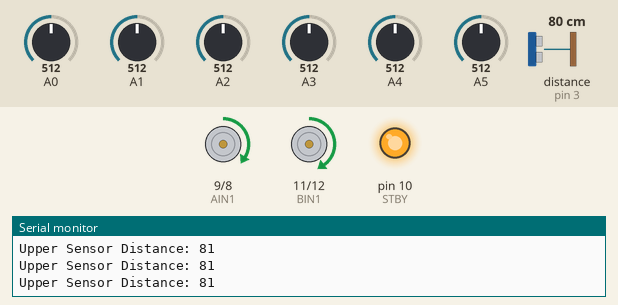
A sketch run on a simulated Arduino Mega 2560, built with avr-gcc and run on an emulated ATmega2560. On the bench: motor-driver pin pairs drawn as motors (green arrow = first pin HIGH = forward, orange = second pin HIGH = backward, longer = more drive, scaled by the enable pin, stopped while the standby pin is LOW), output pins drawn as LEDs (lit = HIGH), the last lines printed to the serial monitor. The test bench sets the inputs (shaded band); at power-on: A0 = 512, A1 = 512, A4 = 512, A2 = 512, distance to the obstacle (sensor on pin 3) 80 cm, A3 = 512, A5 = 512. The echo pulse lasts 58.3 µs per cm.

Above: at 8.4 s.
8.5 s: A0 set to 716
At 9.0 s:
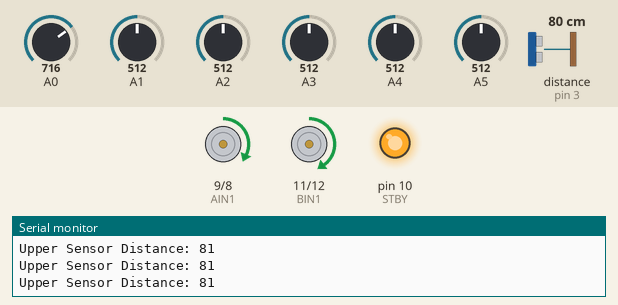
10.1 s: A1 set to 716
At 11.4 s:
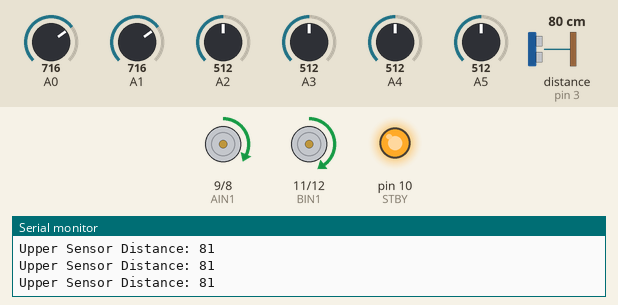
11.7 s: A4 set to 716
At 12.9 s:
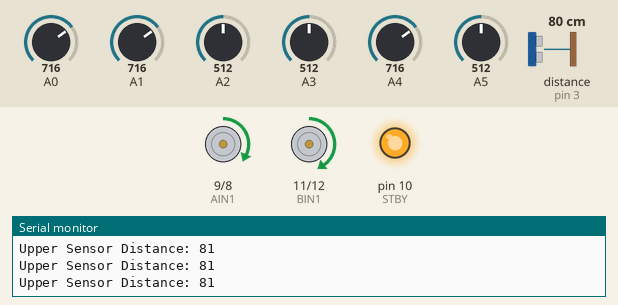
13.3 s: A2 set to 90
At 14.3 s:
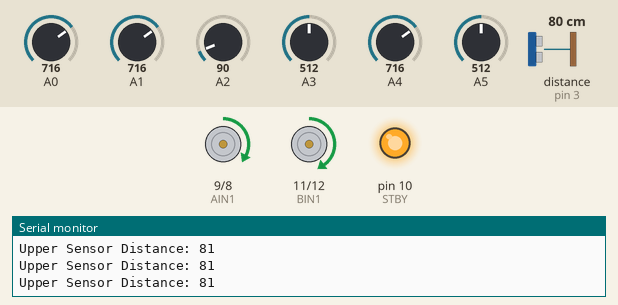
14.9 s: distance to the obstacle (sensor on pin 3) set to 22 cm
17.9 s: distance to the obstacle (sensor on pin 3) set to 18 cm
At 19.0 s:
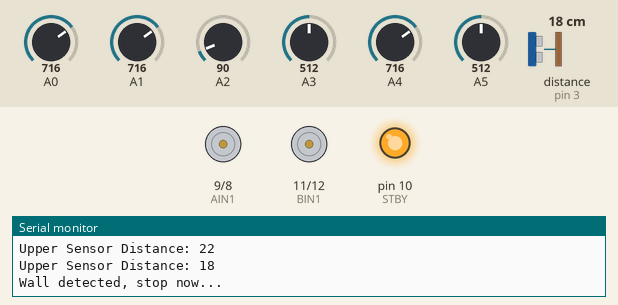
Timing chart, 0 to 20.5 s (numbered marks = the images above; inputs shaded):
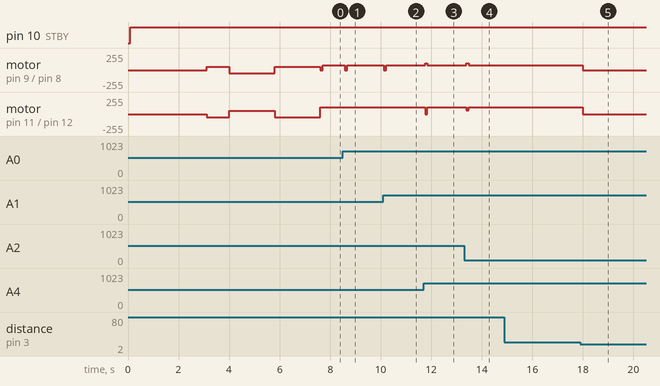

The sketch:

testNov4OneSonar.ino
```cpp
/*****************************************************************************
 * OCAD University DF Creation and Computation GOLF project 2015
 *
 * This code is made for Line Following Robot to deliver a ping pong ball from
 * one point to the other by following predefined tracks,
 * with the following mechanisms
 * - black line detection with QTR Reflectance Sensor Array
 * - robot movement with two strong DC motors
 * - obstacle detection with two ultrasonic sensors
 * - front arms rotation with two servo motors
 *
 * Last edited by Davidson Minsheng Zheng on November 3rd, 2015
 *********************************************************************/

#include <QTRSensors.h>
#include <NewPing.h>
#include <Servo.h>

// The PID control algorithm is based on the Advanced Line Following Algorithm with 3pi robot,
// please refer to https://www.pololu.com/docs/0J21/7.c for original code.

// The main loop of the example reads the calibrated sensor values and uses them to
// estimate the position of a line.  You can test this by taping a piece of 3/4" black
// electrical tape to a piece of white paper and sliding the sensor across it.  It
// prints the sensor values to the serial monitor as numbers from 0 (maximum reflectance)
// to 1000 (minimum reflectance) followed by the estimated location of the line as a number
// from 0 to 5000.  1000 means the line is directly under sensor 1, 2000 means directly
// under sensor 2, etc.  0 means the line is directly under sensor 0 or was last seen by
// sensor 0 before being lost.  5000 means the line is directly under sensor 5 or was
// last seen by sensor 5 before being lost.

// Use of Shift Register for exending Digital Inputs
// 1. Power Connections
// GND (pin 8) to ground, VDD (pin 16) to 5V
// 2. Connect to Arduino
// Q8 (pin 3) to Ardunio DigitalPin 9 (blue wire), dataPin
// CLOCK (pin 10) to to Ardunio DigitalPin 7 (yellow wire), clockPin
// P/S C (pin 9) to Ardunio DigitalPin 8 (green wire), latchPin

#define DEBUG 0 // if DEBUG is on, only test motor and/or sensors
#define INFO 1 // if INFO is on, print debug info
#define VIS_ENABLED 0

/* For shift register */
//#define latchPin 3
//#define dataPin 4
//#define clockPin 2

/* For distance sensor, INPUT */
#define UPPER_ECHO_PIN 3
#define UPPER_TRIG_PIN 2
//#define LOWER_ECHO_PIN 3
//#define LOWER_TRIG_PIN 3
#define MAX_DISTANCE 80
#define WALL_DISTANCE 20
#define BALL_DISTANCE 10

/* For Servo Arms, OUTPUT */
#define LEFT_SERVO_PIN 7
#define RIGHT_SERVO_PIN 13

/* For motor controll, OUTPUT */
#define STBY 10 //standby

/* motor A connected between A01 and A02 - Left Motor */
#define PWMA 5
#define AIN1 9
#define AIN2 8
/* motor B connected between B01 and B02 - Right Motor */
#define PWMB 6
#define BIN1 11
#define BIN2 12

#define MAX_SPEED 100 // maximum when driving
#define CALI_SPEED 50 // speed when calibrating

/* For PID control */
#define Kp 0.05 // proportional constant
#define Ki 0.0001 // integral constant
#define Kd 1.5 // derivative constant
#define aggrKp 4 // aggressive proportional constant
#define aggrKd 0.2 // aggressive integral constant
#define aggrKi 1 // aggressive derivative constant

/* For QTR sensors, INPUT */
#define NUM_SENSORS 6 // number of sensors used
#define NUM_SAMPLES_PER_SENSOR 4 // average 4 analog samples per sensor reading

int lastError = 0;

/* The core stages for the robot,
 * INIT_NAV_MODE, initial navigation mode for finding the correct direction
 * RELEASE_BALL_MODE, mode for releasing the ping pong ball
 * DRIVE_MODE, mode for 1) line following before the robot encounters the ball,
 * 2) line following the robot grabs the ball, but before it reaches the goal
 */
int INIT_NAV_MODE = 1;
int DRIVE_MODE = 0;
int RELEASE_BALL_MODE = 0;
int BALL_IS_GRABBED = 0;

/* sensors 0 through 5 are connected to analog inputs 0 through 5, respectively */
QTRSensorsAnalog qtra((unsigned char[]) {0, 1, 2, 3, 4, 5},
  NUM_SENSORS, NUM_SAMPLES_PER_SENSOR, QTR_NO_EMITTER_PIN);
unsigned int sensorValues[NUM_SENSORS];

/* Define distance sensor for obstacle detection */
NewPing upperSonar(UPPER_TRIG_PIN, UPPER_ECHO_PIN, MAX_DISTANCE); // for detecting wall
//NewPing lowerSonar(LOWER_ECHO_PIN, LOWER_ECHO_PIN, MAX_DISTANCE); // for detecting ping pong ball
unsigned int upperReading; // distance raw value read from upper sonar
unsigned int lowerReading; // distance raw value read from lower sonar
unsigned int pingSpeed = 50; // How frequently are we going to send out a ping (in milliseconds). 50ms would be 20 times a second.
unsigned long pingTimer;     // Holds the next ping time.

Servo leftArm;
Servo rightArm;

int inByte = 0;         // incoming serial byte

void setup() {
  // Set up shift register
//  pinMode(latchPin, OUTPUT);
//  pinMode(clockPin, OUTPUT);
//  pinMode(dataPin, INPUT);

  // Set up motor controll pins as output
  pinMode(STBY,OUTPUT);
  pinMode(AIN1,OUTPUT);
  pinMode(AIN2,OUTPUT);
  pinMode(PWMA,OUTPUT);
  pinMode(BIN1,OUTPUT);
  pinMode(BIN2,OUTPUT);
  pinMode(PWMB,OUTPUT);

//  leftArm.attach(LEFT_SERVO_PIN);  // Set left servo
//  rightArm.attach(RIGHT_SERVO_PIN);  // Set right servo

  // Set up front arms to release position
//  leftArm.write(180);
//  rightArm.write(90);

  if (VIS_ENABLED) {
    establish_contact();
  }
//  init_calibrate(20, 100);
//  set_motors(0,0); // stop the motor for a second
  Serial.begin(9600);
}

void loop() {
  if (DEBUG) {
    // enable the following functions as needed
//    test_sensor();
//    test_motor();
//    test_arms();
//    init_calibrate(20, 100);
    line_follow_drive();

  } else {
    if (INIT_NAV_MODE) {
      pingTimer = millis(); // Start now.
      if (millis() >= pingTimer) {
        pingTimer += pingSpeed;
        upperReading = upperSonar.ping_median(4);
        int cm = (int)upperReading / US_ROUNDTRIP_CM;

        if (INFO == 1) {
          Serial.print("Ping: ");
          Serial.print(cm);
          Serial.println();
        }

        if (cm > 0 && cm <= 50) {
          Serial.println("Rotating...");
          set_motors(60, -60);
        } else {
          INIT_NAV_MODE = 0; // stop initial navigation mode
          DRIVE_MODE = 1; // start driving mode
          Serial.println("Route detected, moving out...");
          set_motors(0,0);

          Serial.println("Starting to calibrate in 3 seconds...");
          delay(3000);

          // Auto-calibration: turn right and left while calibrating the
          // sensors.
          init_calibrate(20, 100);
          set_motors(0,0); // stop the motor for a second
        }
      }
    }

    if (DRIVE_MODE) {
      // execute driving function
      line_follow_drive();

      pingTimer = millis(); // Start now.
      if (millis() >= pingTimer) {
        pingTimer += pingSpeed;

        // read from the upper sonar sensor
        // get a good sample, the larger the sample the longer it takes to read
        upperReading = upperSonar.ping_median(4);

        // convert to cm
        int upperDistanceCM = (int)upperReading / US_ROUNDTRIP_CM;

        if (INFO == 1) {
            Serial.print("Upper Sensor Distance: ");
            Serial.print(upperDistanceCM);
            Serial.println();
        }

        if (upperDistanceCM > 0 && upperDistanceCM <= WALL_DISTANCE) {
//          if (INFO == 1) {
//            Serial.print("Upper Sensor Distance: ");
//            Serial.print(upperDistanceCM);
//            Serial.println();
//          }
          Serial.println("Wall detected, stop now...");
          DRIVE_MODE = 0; // stop driving mode if goal is detected
//          RELEASE_BALL_MODE = 1; // enter shoot mode

          set_motors(0, 0); // stop the robot movement
        }

        // read from the lower sonar sensor
//        if (!BALL_IS_GRABBED) {
//          lowerReading = lowerSonar.ping_median(5);
//          int lowerDistanceCM = (int)lowerReading / US_ROUNDTRIP_CM;
//
//          if (lowerDistanceCM > 0 && lowerDistanceCM <= BALL_DISTANCE) {
//            if (INFO == 1) {
//              Serial.print("Lower Sensor Distance: ");
//              Serial.print(lowerDistanceCM);
//              Serial.println();
//            }
//
//            set_motors(0, 0); // stop the robot movement
//            delay(3000); // delay for 3 seconds
//
//            BALL_IS_GRABBED = 1;
//            grab_ball(90, 180); // grab the ball
//
//            delay(3000); // delay for 3 seconds before restarting
//          }
//        }
      }
    }

//    if (RELEASE_BALL_MODE) {
//      set_motors(0, 0); // stop the robot
//      delay(3000); // delay for 3 seconds
//
//      RELEASE_BALL_MODE = 0;
//
//      Serial.println("Releasing the ball...");
//      release_ball(180, 90);
//
//      delay(3000); // delay for 3 seconds
//    }
  }
}

/* */
void line_follow_drive() {
  unsigned int position = 0;
  long integral = 0;
  int powerDifference = 0;
  int leftMotorSpeed = 0;
  int rightMotorSpeed = 0;

  // get calibrated readings along with the line position,
  // refer to the QTR Sensors Arduino Library for more details on line position.
  position = qtra.readLine(sensorValues);

//  Serial.println(position);

  // The "error" term should be 0 when we are on the line.
  // i.e., if there are 6 sensors and the readings are from (0~5000),
  // the error will be -2500 ~ 2500
  int error = (int) position - 3000;

  // Compute the derivative (change), which determines the rate of change of
  // the error value
  int derivative = error - lastError;

  // Compute the integral (sum) of the previous position values,
  // which records the history of the robot's motion
  integral += error;

  // Remember the last position of the robot
  lastError = error;

//  if (INFO == 1) {
//    Serial.print("Current Error: ");
//    Serial.print(error);
//    Serial.print(" | ");
//    Serial.print("Integral: ");
//    Serial.print(integral);
//    Serial.print(" | ");
//    Serial.print("Deriva: ");
//    Serial.print(derivative);
//    Serial.println();
//  }

  // Compute the difference between the two motor power settings,
  // m1 - m2.  If this is a positive number the robot will turn
  // to the right.  If it is a negative number, the robot will
  // turn to the left, and the magnitude of the number determines
  // the sharpness of the turn.
  powerDifference = error*Kp + integral*Ki + derivative*Kd;

  // Aggressive turning alogrithm, needs to be tested out
//  if (derivative <= -1300 || derivative >= 1300) {
//    Serial.println("Big Gap!");
//    powerDifference = error*aggrKp + integral*aggrKi + derivative*aggrKd;
//  } else {
//    powerDifference = error*Kp + integral*Ki + derivative*Kd;
//  }

//  if (INFO == 1) {
//    Serial.println(powerDifference);
//  }

  // Compute the actual motor settings.  We never set either motor
  // to a negative value.
  if(powerDifference > MAX_SPEED)
    powerDifference = MAX_SPEED;

  if(powerDifference < -MAX_SPEED)
    powerDifference = -MAX_SPEED;

  if (powerDifference < 0) {
    leftMotorSpeed = MAX_SPEED+powerDifference;
    rightMotorSpeed = MAX_SPEED;
  } else {
    leftMotorSpeed = MAX_SPEED;
    rightMotorSpeed = MAX_SPEED-powerDifference;
  }

  set_motors(leftMotorSpeed, rightMotorSpeed);

//  if (INFO == 1) {
//    Serial.print(leftMotorSpeed);
//    Serial.print('\t');
//    Serial.print(rightMotorSpeed);
//    Serial.println();
//  }

  // if visualization is enabled, send motor values to bluetooth
  if (VIS_ENABLED) {
    send_data(leftMotorSpeed, rightMotorSpeed);
  }
}

/* Auto-calibration: turn right and left while calibrating the sensors.
 * baseDelayTime: base delay time, delayCounter: the number of loops to delay
 */
void init_calibrate(int baseDelayTime, int delayCounter) {
  for (int counter=0; counter<delayCounter; counter++) {
    if (counter < 20 || counter >= 60)
      set_motors(CALI_SPEED,-CALI_SPEED);
    else
      set_motors(-CALI_SPEED,CALI_SPEED);

    // This function records a set of sensor readings and keeps
    // track of the minimum and maximum values encountered.  The
    // IR_EMITTERS_ON argument means that the IR LEDs will be
    // turned on during the reading, which is usually what you
    // want.
    qtra.calibrate();

    // the total delay is (# of loops)*(delay time/loop),
    // i.e., 100*20 = 2000 ms.
    delay(baseDelayTime);
  }
}

/* Drive the robot by enabling power in left and right motors */
void set_motors(int leftMotorSpeed, int rightMotorSpeed) {
//  digitalWrite(STBY, HIGH);

  if (rightMotorSpeed < 0) { // move backwards
    digitalWrite(STBY, HIGH);
    digitalWrite(BIN1, LOW);
    digitalWrite(BIN2, HIGH);
    analogWrite(PWMB, abs(rightMotorSpeed));
  } else { // move forward
    digitalWrite(STBY, HIGH);
    digitalWrite(BIN1, HIGH);
    digitalWrite(BIN2, LOW);
    analogWrite(PWMB, rightMotorSpeed);
  }

  if (leftMotorSpeed < 0) { // move backwards
    digitalWrite(STBY, HIGH);
    digitalWrite(AIN1, LOW);
    digitalWrite(AIN2, HIGH);
    analogWrite(PWMA, abs(leftMotorSpeed));
  } else { // move forward
    digitalWrite(STBY, HIGH);
    digitalWrite(AIN1, HIGH);
    digitalWrite(AIN2, LOW);
    analogWrite(PWMA, leftMotorSpeed);
  }
}

/* ----------------------- START OF ARM ROTATION ----------------------- */
/* lower the arms to capture the ball, degree values vary based on the inital servo position */
void grab_ball(int leftAngle, int rightAngle) {
  leftArm.write(leftAngle);
  rightArm.write(rightAngle);
}

/* raise the arms to release the ball, degree values vary based on the inital servo position */
void release_ball(int leftAngle, int rightAngle) {
  leftArm.write(leftAngle);
  rightArm.write(rightAngle);
}
/* ----------------------- END OF ARM ROTATION ----------------------- */

/* ----------------------- START OF VISUALIZATION ----------------------- */
/* Establish an initial connection for bluetooth communication */
void establish_contact() {
  while (Serial.available() <= 0) {
    Serial.print('A');   // send a capital A
    delay(100);
  }
}

/* Send motor values to bluetooth */
void send_data(int leftVal, int rightVal) {
  if (Serial.available() > 0) {
    // get incoming byte:
    inByte = Serial.read();
    // read first analog input, divide by 4 to make the range 0-255:

    // delay 10ms to let the ADC recover:
    delay(10);
    // send sensor values:
//    Serial.println("Sending left motor value...");
    Serial.write(leftVal); delay(10);
//    Serial.println("Sending right motor value...");
    Serial.write(rightVal); delay(10);
  }
}
/* ----------------------- END OF VISUALIZATION ----------------------- */

/* ----------------------- START OF TEST ROUTINES ----------------------- */
/* Read raw sensor values from the QTR Reflectance Sensors */
void test_sensor() {
  // read raw sensor values
  qtra.read(sensorValues);

  // print the sensor values as numbers from 0 to 1023, where 0 means maximum reflectance and
  // 1023 means minimum reflectance
  for (unsigned char i = 0; i < NUM_SENSORS; i++)
  {
    Serial.print(sensorValues[i]);
    Serial.print('\t'); // tab to format the raw data into columns in the Serial monitor
  }
  Serial.println();

  delay(250);
}

/* Test motors */
void test_motor() {
  int testSpeed = 100;
  digitalWrite(STBY, HIGH);
  // Left motor
  analogWrite(PWMA, testSpeed);
  digitalWrite(AIN1, HIGH);
  digitalWrite(AIN2, LOW);
  // Right motor
  digitalWrite(PWMB, testSpeed);
  digitalWrite(BIN1, HIGH);
  digitalWrite(BIN2, LOW);
}

void test_arms() {
  grab_ball(90, 180);
  delay(2000);
  release_ball(180, 90);
  delay(2000);
}
/* ----------------------- END OF TEST ROUTINES ----------------------- */
```

Measured:
- the behaviour switches between 21 and 20 cm on distance to the obstacle (sensor on pin 3) (found by bisection; images 4 and 5)
- after the input at 8.5 s, motor on pin 9 (AIN1) / pin 8 (AIN2): forward 75/255 → stopped after 0.08 s, → forward 68/255 0.10 s later
- after the input at 10.1 s, motor on pin 9 (AIN1) / pin 8 (AIN2): forward 68/255 → stopped at once, → forward 68/255 0.10 s later
- after the input at 11.7 s, motor on pin 9 (AIN1) / pin 8 (AIN2): forward 68/255 → forward 100/255 after 0.06 s, → forward 68/255 0.10 s later; motor on pin 11 (BIN1) / pin 12 (BIN2): forward 100/255 → stopped after 0.06 s, → forward 100/255 0.10 s later
- after the input at 13.3 s, motor on pin 9 (AIN1) / pin 8 (AIN2): forward 68/255 → forward 100/255 after 0.09 s, → forward 71/255 0.10 s later; motor on pin 11 (BIN1) / pin 12 (BIN2): forward 100/255 → forward 60/255 after 0.09 s, → forward 100/255 0.10 s later
- after the input at 17.9 s, motor on pin 9 (AIN1) / pin 8 (AIN2): forward 71/255 → stopped after 0.09 s; motor on pin 11 (BIN1) / pin 12 (BIN2): forward 100/255 → stopped after 0.09 s
